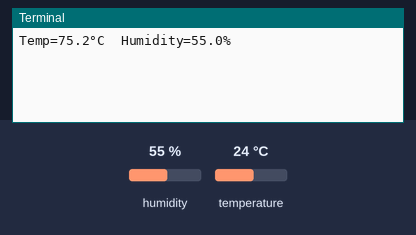
This program was run on a simulated Raspberry Pi (BCM pin numbers). Shown: the last lines printed to the terminal. The inputs (shaded band) are chosen by the test bench; at power-on: humidity 55 %, temperature 24 °C.

Above: at 1.2 s.
1.3 s: humidity set to 22 %
At 3.4 s:
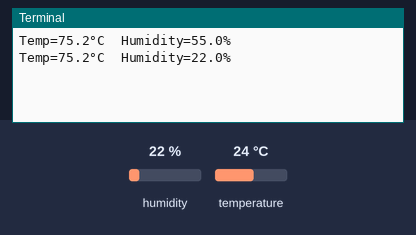
4.7 s: temperature set to 12 °C
At 6.2 s:
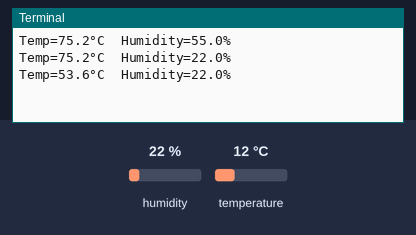
8.1 s: humidity set to 40 %
At 9.1 s:
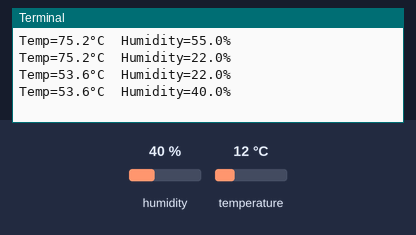
Timing chart, 0 to 11.1 s (numbered marks = the images above; inputs shaded):
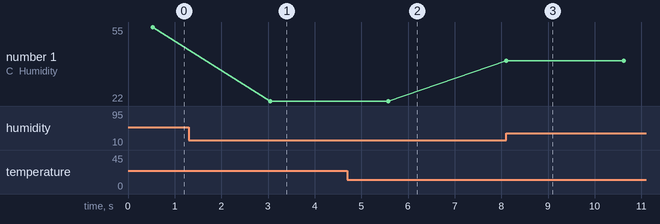

Measured:
- after the input at 1.3 s, the terminal: prints a new line after 1.8 s (image 1)
- after the input at 4.7 s, the terminal: prints a new line after 0.88 s (image 2)
- after the input at 8.1 s, the terminal: prints a new line at once (image 3)
- plotted number 1: 55 → 22 after the input at 1.3 s, 22 → 40 after the input at 8.1 s

The program:

dht11_read.py
```python
import Adafruit_DHT
import time

# Set sensor -type : Options are DHT11,DHT22 or AM2302
sensor=Adafruit_DHT.DHT11

# Set GPIO sensor is connected to
gpio=17

# Use read_retry method. This will retry up to 15 times to
# get a sensor reading (waiting 2 seconds between each retry).


# Reading the DHT11 is very sensitive to timings and occasionally
# the Pi might fail to get a valid reading. So check if readings are valid.
while True:
  humidity, temperature = Adafruit_DHT.read_retry(sensor, gpio)
  if humidity is not None and temperature is not None:
    temp_f = 1.8*temperature + 32
    print('Temp={0:0.1f}°C  Humidity={1:0.1f}%'.format(temp_f, humidity))
  else:
    print('Failed to get reading. Try again!')
  time.sleep(2)
```
